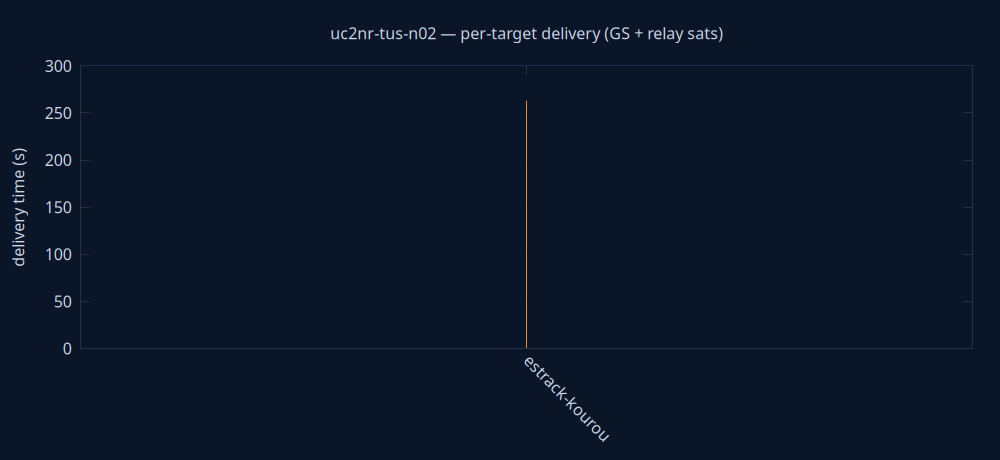

The script that saved this image:
set terminal pngcairo size 1000,460 background rgb '#0a1628'
set output 'delivery.png'
set style fill solid 0.8
set boxwidth 0.7 relative
set border lc rgb '#22304a'
set grid ytics lc rgb '#22304a'
set yrange [0:*]
set ylabel 'delivery time (s)' textcolor rgb '#cdd7ea'
set xtics rotate by -45 textcolor rgb '#cdd7ea'
set ytics textcolor rgb '#cdd7ea'
set title 'uc2nr-tus-n02 — per-target delivery (GS + relay sats)' textcolor rgb '#cdd7ea'
plot 'delivery.dat' using 0:2:3:xtic(1) with boxes lc rgb variable notitle
